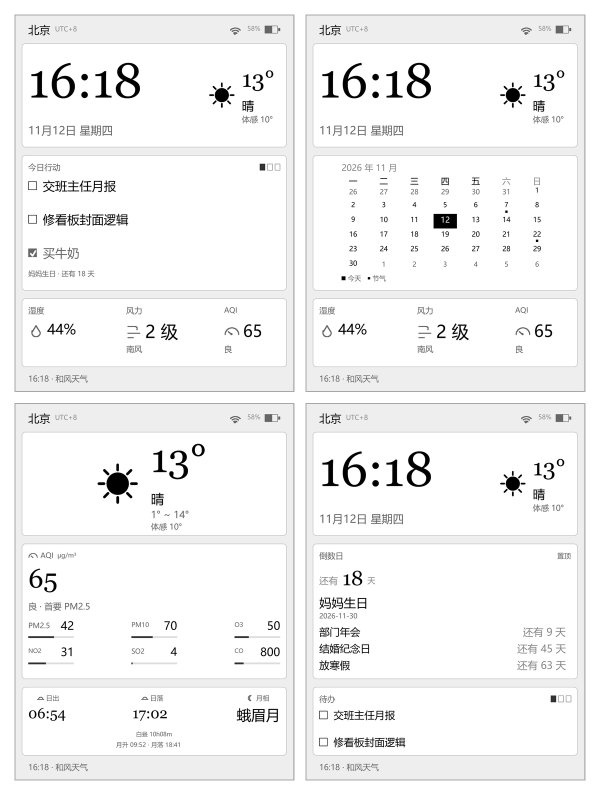
#> input picture preview/overview.png, 1200 x 1590 px (shown at 1/2 size)
$ python -i audit_align.py   (imports and definitions only)
#> lines starting #> are read from the running program, lines starting #| are printed output that depends on the picture; after the words box and inside, x2 and y2 are one past the last pixel; in counts of white or black regions, pixels touching at a corner belong together
#!/usr/bin/env python3
"""对齐审计：量每张卡内墨迹的左右留白，找出「内容偏左 / 偏右 / 没铺满」的卡。

用法：
    python tools/audit_align.py                 # 审计 preview 下全部中文图
    python tools/audit_align.py preview/en      # 审计英文图
    python tools/audit_align.py preview/portrait.png

原理：卡片是纯白 0xFF，纸底是 0xEE。按行统计白像素找出卡片所在的横带，
再在白带里取墨迹（灰度 <150，避开 0xBB 边框）的包围盒，比较左右留白。
判定阈值只用来**筛可疑项**，结论仍要人眼复核图片。
"""

import os
import sys

from PIL import Image

WHITE_MIN = 252      # 卡面
INK_MAX = 150        # 墨迹；0xBB(187) 边框不算
ROW_WHITE_RATIO = 0.45
MIN_CARD_H = 60
# 左右留白差超过这个像素数就报出来（1072 短边下 6px ≈ 1.5mm，肉眼可辨）
LR_TOL = 12


def row_bands(mask, w, h):
    """按「这一行白像素占比」切出卡片的横带。

    卡内的一条细分隔线（0xDD）会横贯整张卡，把那一行的白占比压到 0.5 以下——
    单行判据会把一张卡劈成上下两张。所以要求**连续 4 行**都掉下去才收带。
    """
    data = mask.tobytes()
    stride = w
    on = []
    for y in range(h):
        row = data[y * stride:(y + 1) * stride]
        on.append(row.count(255) / w >= ROW_WHITE_RATIO)
    bands = []
    start = None
    off_run = 0
    last_on = None
    for y, v in enumerate(on):
        if v:
            if start is None:
                start = y
            last_on = y
            off_run = 0
        else:
            off_run += 1
            if start is not None and off_run >= 4:
                if last_on - start + 1 >= MIN_CARD_H:
                    bands.append((start, last_on))
                start = None
    if start is not None and last_on - start + 1 >= MIN_CARD_H:
        bands.append((start, last_on))
    return bands


def card_spans(mask, w, y0, y1):
    """横带里按列切卡：横屏下半区是左右两张卡，必须分开量。"""
    data = mask.tobytes()
    height = y1 - y0 + 1
    rows = [data[y * w:(y + 1) * w] for y in range(y0, y1 + 1)]
    spans = []
    start = None
    for x in range(w):
        white = 0
        for row in rows:
            if row[x] == 255:
                white += 1
        on = white > height * 0.35
        if on and start is None:
            start = x
        elif not on and start is not None:
            if x - start >= 100:
                spans.append((start, x - 1))
            start = None
    if start is not None and w - start >= 100:
        spans.append((start, w - 1))
    return spans


def audit(path):
#> called with path = '../preview/overview.png'
    im = Image.open(path).convert("L")
    w, h = im.size
#> w = 1200; h = 1590
    mask = im.point(lambda v: 255 if v >= WHITE_MIN else 0)
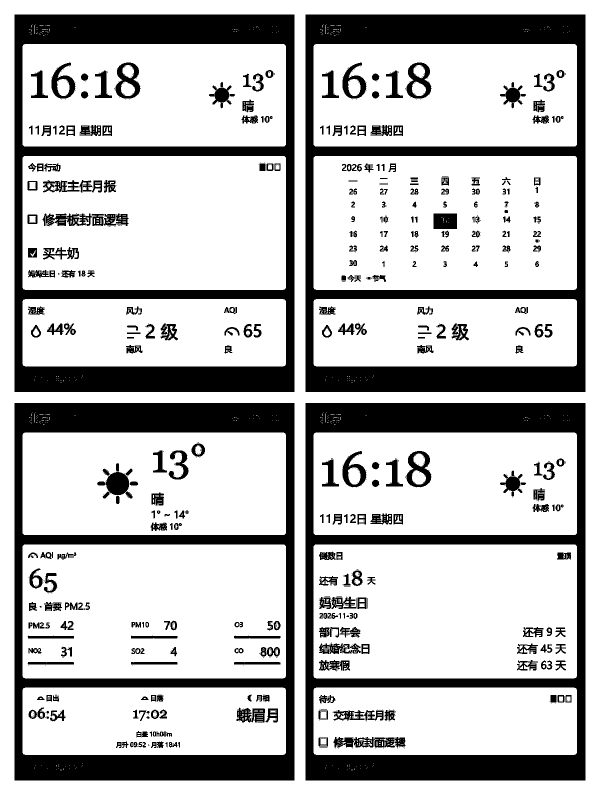
#> mask: PIL image 1200x1590 L (shown at 1/2 size); 74.1% white; 1039 black regions (665 under 20 px), largest, box (x1, y1, x2, y2) and area: (29, 29, 589, 784) 102325, (611, 29, 1171, 784) 102325, (29, 806, 589, 1561) 102325
    ink = im.point(lambda v: 255 if v < INK_MAX else 0)
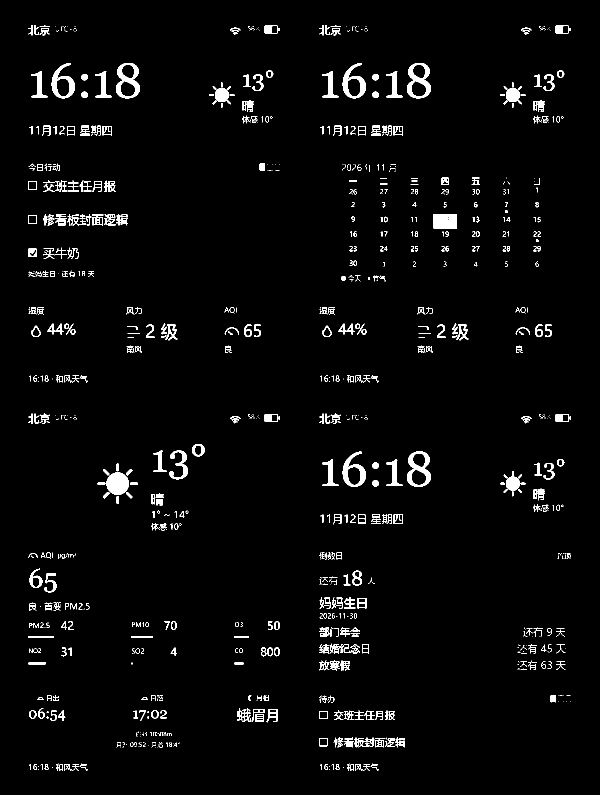
#> ink: PIL image 1200x1590 L (shown at 1/2 size); 2.9% white; 1012 white regions (506 under 20 px), largest, box (x1, y1, x2, y2) and area: (213, 945, 258, 990) 1593, (232, 126, 280, 197) 1485, (814, 126, 862, 197) 1485
    out = []
    idx = 0
    for (y0, y1) in row_bands(mask, w, h):
#> in row_bands, `stride = w`: stride = 1200
#> in row_bands, `off_run = 0`: off_run = 0
        for (x0, x1) in card_spans(mask, w, y0, y1):
            idx += 1
            box = (x0, y0, x1 + 1, y1 + 1)
            bb = ink.crop(box).getbbox()
            if not bb:
                out.append((idx, box, None))
                continue
            l = bb[0]
            r = (x1 - x0 + 1) - bb[2]
            t = bb[1]
            b = (y1 - y0 + 1) - bb[3]
            out.append((idx, box, (l, r, t, b)))
#> this loop made 6 passes
#> after the loop, idx = 12; out = 12 items
    return out


def fmt(name, rows):
    print(f"\n=== {name} ===")
    for idx, box, m in rows:
        bw = box[2] - box[0]
        bh = box[3] - box[1]
        if m is None:
            print(f"  card{idx+1} {bw}x{bh} @({box[0]},{box[1]})  空白")
            continue
        l, r, t, b = m
        flags = []
        if abs(l - r) > LR_TOL:
            flags.append("左重" if l < r else "左空")
        if min(l, r) > bw * 0.06:
            flags.append("两侧皆空")
        tag = ("  <<< " + " ".join(flags)) if flags else ""
        print(f"  card{idx+1} {bw}x{bh} @({box[0]},{box[1]})  "
              f"L{l:>3} R{r:>3} T{t:>3} B{b:>3}{tag}")


def main():
    target = sys.argv[1] if len(sys.argv) > 1 else "preview"
    if os.path.isdir(target):
        files = sorted(f for f in os.listdir(target)
                       if f.endswith(".png") and not f.startswith("overview"))
        for f in files:
            fmt(f, audit(os.path.join(target, f)))
    else:
        fmt(os.path.basename(target), audit(target))


# [2 lines not run here, left out]

>>> result = audit('../preview/overview.png')
#> result = 12 items

$ run again, on preview/landscape-1.png
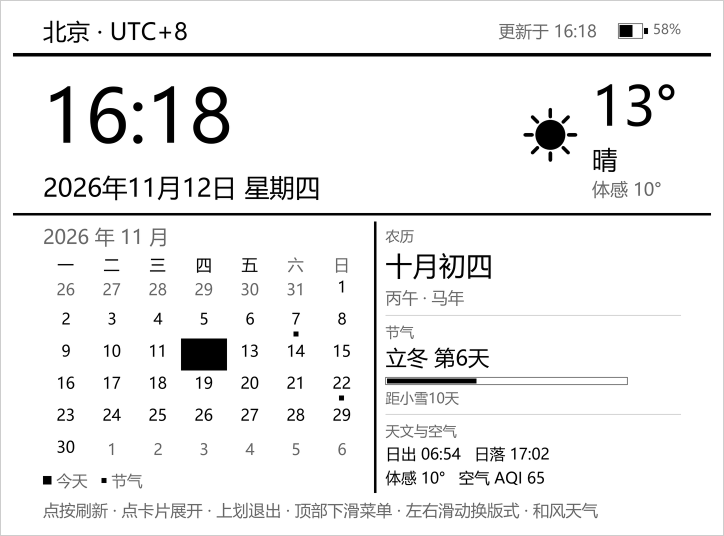
#> input picture preview/landscape-1.png, 1448 x 1072 px (shown at 1/2 size)
#> in audit, im is the input picture: PIL image 1448x1072 L; min 0, max 255, mean 239.7
#> in audit, `mask = im.point(lambda v: 255 if v >= WHITE_MIN else 0)`:
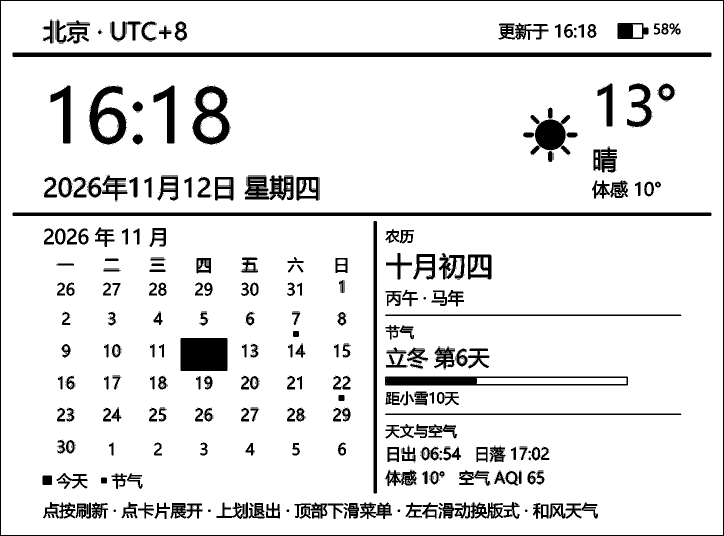
#> mask: PIL image 1448x1072 L (shown at 1/2 size); 90.1% white; 1258 black regions (955 under 20 px), largest, box (x1, y1, x2, y2) and area: (25, 105, 1423, 114) 12578, (0, 0, 1448, 1072) 10064, (25, 425, 1423, 432) 9782
#> in audit, `ink = im.point(lambda v: 255 if v < INK_MAX else 0)`:
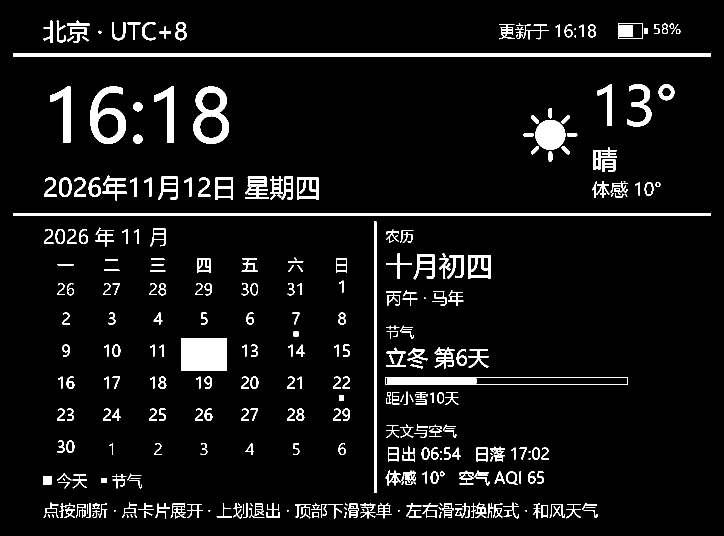
#> ink: PIL image 1448x1072 L (shown at 1/2 size); 6.3% white; 368 white regions (49 under 20 px), largest, box (x1, y1, x2, y2) and area: (26, 106, 1422, 113) 9772, (26, 426, 1422, 431) 6980, (362, 677, 454, 741) 5888
#> stride = 1448
#> off_run = 0
#> the loop in audit, `for (y0, y1) in row_bands(mask, w, h):` made 3 passes
#> (y0, y1) on passes 1 to 3: (2, 104), (114, 424), (432, 1069)
#> after the loop in audit, `for (y0, y1) in row_bands(mask, w, h):`: idx = 4; out = [(1, (2, 2, 1446, 105), (85, 85, 39, 19)), (2, (2, 114, 1446, 425), (87, 97, 54, 24)), (3, (2, 432, 747, 1070), (84, 0, 23, 33)), (4, (754, 432, 1446, 1070), (0, 191, 27, 33))]
#> result has the same summary as out in audit

$ run again, on preview/landscape-2.png
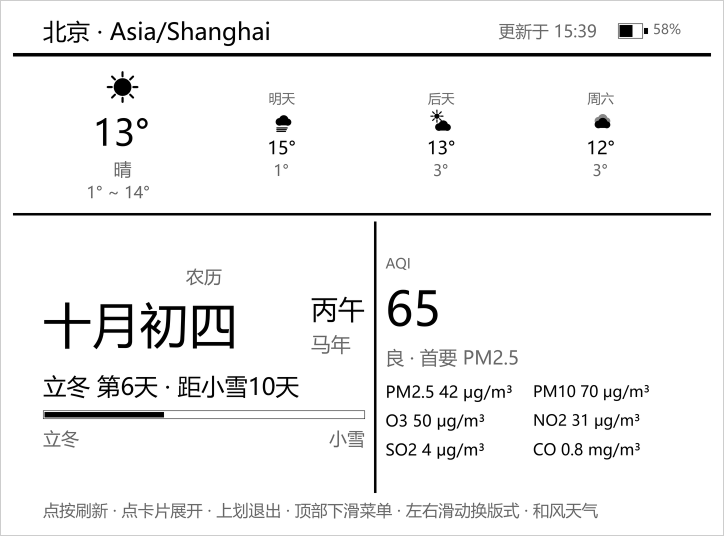
#> input picture preview/landscape-2.png, 1448 x 1072 px (shown at 1/2 size)
#> in audit, im is the input picture: PIL image 1448x1072 L; min 0, max 255, mean 242.1
#> in audit, `mask = im.point(lambda v: 255 if v >= WHITE_MIN else 0)`:
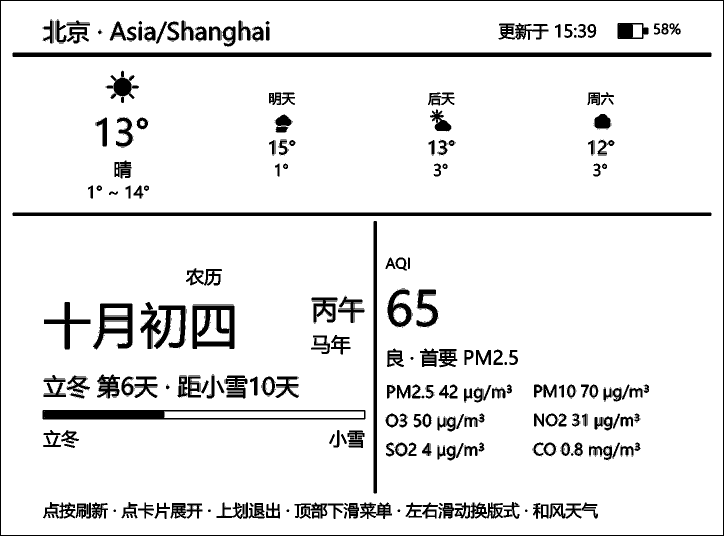
#> mask: PIL image 1448x1072 L (shown at 1/2 size); 91.5% white; 1141 black regions (869 under 20 px), largest, box (x1, y1, x2, y2) and area: (25, 105, 1423, 114) 12578, (0, 0, 1448, 1072) 10064, (25, 425, 1423, 432) 9782
#> in audit, `ink = im.point(lambda v: 255 if v < INK_MAX else 0)`:
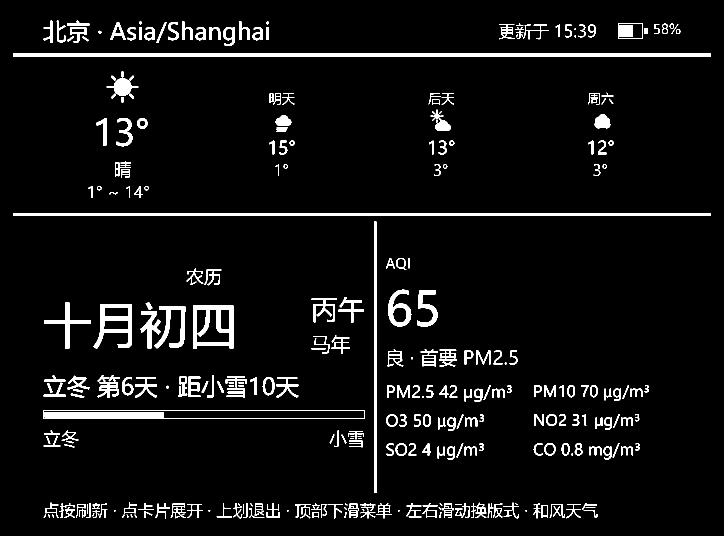
#> ink: PIL image 1448x1072 L (shown at 1/2 size); 5.3% white; 325 white regions (42 under 20 px), largest, box (x1, y1, x2, y2) and area: (26, 106, 1422, 113) 9772, (26, 426, 1422, 431) 6980, (386, 611, 468, 697) 3311
#> stride = 1448
#> off_run = 0
#> the loop in audit, `for (y0, y1) in row_bands(mask, w, h):` made 3 passes
#> (y0, y1) on passes 1 to 3: (2, 104), (114, 424), (432, 1069)
#> after the loop in audit, `for (y0, y1) in row_bands(mask, w, h):`: idx = 4; out = [(1, (2, 2, 1446, 105), (85, 85, 39, 13)), (2, (2, 114, 1446, 425), (175, 218, 28, 29)), (3, (2, 432, 747, 1070), (84, 0, 105, 33)), (4, (754, 432, 1446, 1070), (0, 148, 84, 33))]
#> result has the same summary as out in audit
